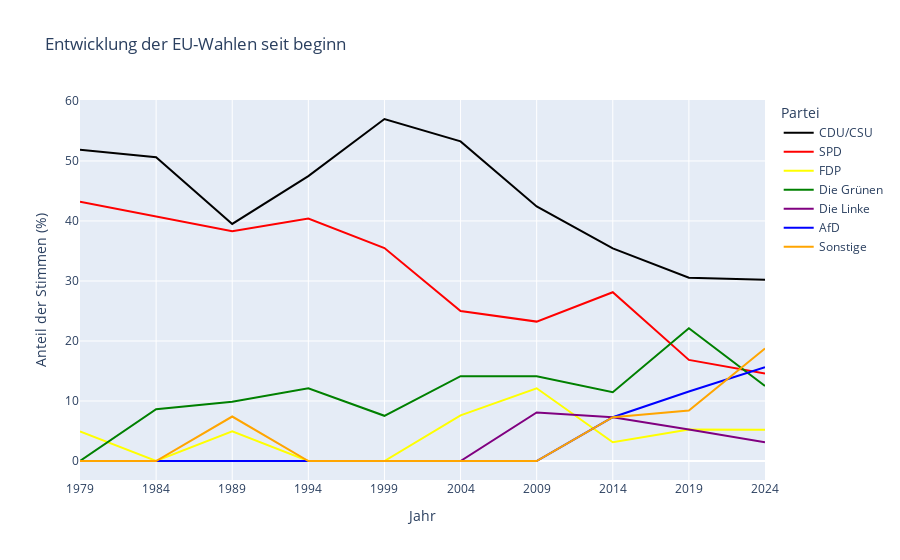

Notebook code for this chart:
### Code cell
fig = px.line(df_long, x='Jahr', y='Anteil der Stimmen (%)', color='Partei', title='Entwicklung der EU-Wahlen seit beginn', color_discrete_map=partei_farben)

fig.update_layout(
    legend_title='Partei',
    xaxis_title='Jahr',
    yaxis_title='Anteil der Stimmen (%)',
    xaxis=dict(
        dtick=5,  
        tick0=1979  
    )
)
fig.write_html("./Stimmverteilung_nach_Partei_alle.html")
fig.show()

### Figure 1 — Plotly figure (JSON) as saved in the notebook; plotly's stock layout.template omitted (floating-point values rounded to 4 significant figures)
{"data": [{"hovertemplate": "Partei=CDU/CSU<br>Jahr=%{x}<br>Anteil der Stimmen (%)=%{y}<extra></extra>", "legendgroup": "CDU/CSU", "line": {"color": "black", "dash": "solid"}, "marker": {"symbol": "circle"}, "mode": "lines", "name": "CDU/CSU", "orientation": "v", "showlegend": true, "type": "scatter", "x": [1979, 1984, 1989, 1994, 1999, 2004, 2009, 2014, 2019, 2024], "xaxis": "x", "y": [51.85, 50.62, 39.51, 47.47, 56.99, 53.26, 42.42, 35.42, 30.53, 30.21], "yaxis": "y"}, {"hovertemplate": "Partei=SPD<br>Jahr=%{x}<br>Anteil der Stimmen (%)=%{y}<extra></extra>", "legendgroup": "SPD", "line": {"color": "red", "dash": "solid"}, "marker": {"symbol": "circle"}, "mode": "lines", "name": "SPD", "orientation": "v", "showlegend": true, "type": "scatter", "x": [1979, 1984, 1989, 1994, 1999, 2004, 2009, 2014, 2019, 2024], "xaxis": "x", "y": [43.21, 40.74, 38.27, 40.4, 35.48, 25, 23.23, 28.12, 16.84, 14.58], "yaxis": "y"}, {"hovertemplate": "Partei=FDP<br>Jahr=%{x}<br>Anteil der Stimmen (%)=%{y}<extra></extra>", "legendgroup": "FDP", "line": {"color": "yellow", "dash": "solid"}, "marker": {"symbol": "circle"}, "mode": "lines", "name": "FDP", "orientation": "v", "showlegend": true, "type": "scatter", "x": [1979, 1984, 1989, 1994, 1999, 2004, 2009, 2014, 2019, 2024], "xaxis": "x", "y": [4.94, 0, 4.94, 0, 0, 7.61, 12.12, 3.12, 5.26, 5.21], "yaxis": "y"}, {"hovertemplate": "Partei=Die Grünen<br>Jahr=%{x}<br>Anteil der Stimmen (%)=%{y}<extra></extra>", "legendgroup": "Die Grünen", "line": {"color": "green", "dash": "solid"}, "marker": {"symbol": "circle"}, "mode": "lines", "name": "Die Grünen", "orientation": "v", "showlegend": true, "type": "scatter", "x": [1979, 1984, 1989, 1994, 1999, 2004, 2009, 2014, 2019, 2024], "xaxis": "x", "y": [0, 8.64, 9.88, 12.12, 7.53, 14.13, 14.14, 11.46, 22.11, 12.5], "yaxis": "y"}, {"hovertemplate": "Partei=Die Linke<br>Jahr=%{x}<br>Anteil der Stimmen (%)=%{y}<extra></extra>", "legendgroup": "Die Linke", "line": {"color": "purple", "dash": "solid"}, "marker": {"symbol": "circle"}, "mode": "lines", "name": "Die Linke", "orientation": "v", "showlegend": true, "type": "scatter", "x": [1979, 1984, 1989, 1994, 1999, 2004, 2009, 2014, 2019, 2024], "xaxis": "x", "y": [0, 0, 0, 0, 0, 0, 8.08, 7.29, 5.26, 3.12], "yaxis": "y"}, {"hovertemplate": "Partei=AfD<br>Jahr=%{x}<br>Anteil der Stimmen (%)=%{y}<extra></extra>", "legendgroup": "AfD", "line": {"color": "blue", "dash": "solid"}, "marker": {"symbol": "circle"}, "mode": "lines", "name": "AfD", "orientation": "v", "showlegend": true, "type": "scatter", "x": [1979, 1984, 1989, 1994, 1999, 2004, 2009, 2014, 2019, 2024], "xaxis": "x", "y": [0, 0, 0, 0, 0, 0, 0, 7.29, 11.58, 15.62], "yaxis": "y"}, {"hovertemplate": "Partei=Sonstige<br>Jahr=%{x}<br>Anteil der Stimmen (%)=%{y}<extra></extra>", "legendgroup": "Sonstige", "line": {"color": "orange", "dash": "solid"}, "marker": {"symbol": "circle"}, "mode": "lines", "name": "Sonstige", "orientation": "v", "showlegend": true, "type": "scatter", "x": [1979, 1984, 1989, 1994, 1999, 2004, 2009, 2014, 2019, 2024], "xaxis": "x", "y": [0, 0, 7.41, 0, 0, 0, 0, 7.29, 8.42, 18.75], "yaxis": "y"}], "layout": {"legend": {"title": {"text": "Partei"}, "tracegroupgap": 0}, "title": {"text": "Entwicklung der EU-Wahlen seit beginn"}, "xaxis": {"anchor": "y", "domain": [0, 1], "dtick": 5, "tick0": 1979, "title": {"text": "Jahr"}}, "yaxis": {"anchor": "x", "domain": [0, 1], "title": {"text": "Anteil der Stimmen (%)"}}}}
